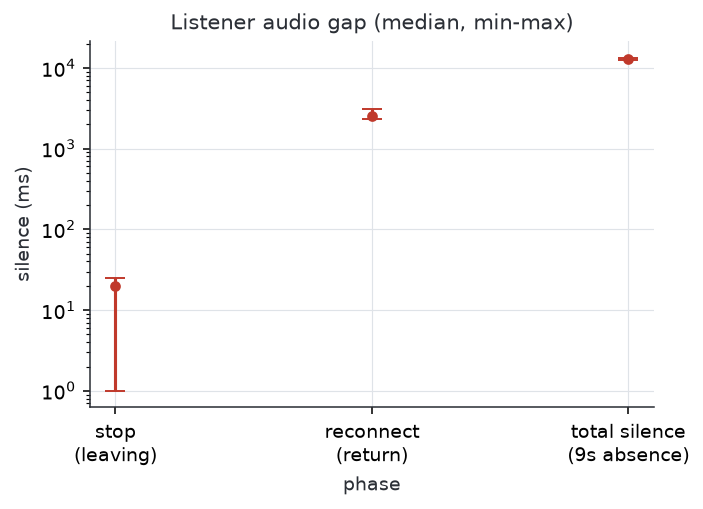

Write Python code to recreate this figure.
"""Figure 8 — listener-perceived audio gap (out-and-back).

Leaving range silences the listener almost immediately (stop); the gap on
return and the total silence over a 9 s absence are larger. Median with min-max
whiskers. Reads the audiogap gold mart.
"""
import os

from pipeline.figures import style
from pipeline.figures.gold_io import read_gold

OUT = os.path.join(os.path.dirname(__file__), "fig08_audiogap.png")
PHASES = ["stop", "reconnect", "total_silence"]
LABELS = ["stop\n(leaving)", "reconnect\n(return)", "total silence\n(9s absence)"]


def plot(rows):
    """Point-with-error-bar per audio-gap phase. `rows` is the single-row
    audiogap mart (median/min/max per phase)."""
    r = rows[0]
    med = [r[f"{p}_median_ms"] for p in PHASES]
    lo = [r[f"{p}_median_ms"] - r[f"{p}_min_ms"] for p in PHASES]
    hi = [r[f"{p}_max_ms"] - r[f"{p}_median_ms"] for p in PHASES]

    style.apply_theme()
    fig, ax = style.new_axes("phase", "silence (ms)",
                             "Listener audio gap (median, min-max)")
    ax.set_yscale("log")
    ax.errorbar(LABELS, med, yerr=[lo, hi], fmt="o", capsize=5,
                color=style.PALETTE["red"])
    return fig


def main():
    rows = read_gold("audiogap")
    fig = plot(rows)
    fig.savefig(OUT)
    print(f"wrote {OUT}")


if __name__ == "__main__":
    main()
